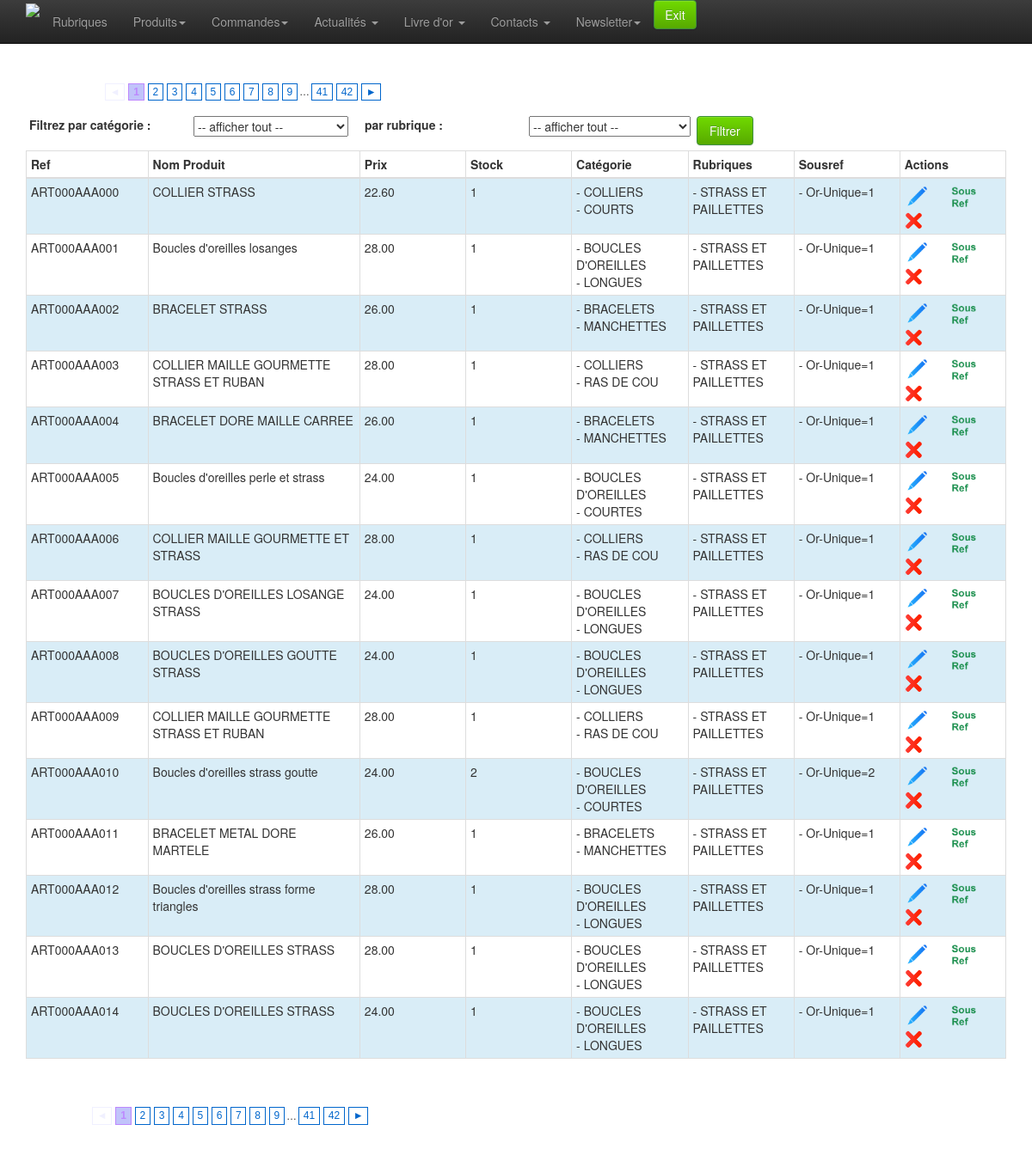
The app's page /admin/product-list.php (signed in) with its own data.
### tables this page shows
CREATE TABLE `product` (
  `id` int(10) unsigned NOT NULL AUTO_INCREMENT,
  `date_creation` timestamp NOT NULL DEFAULT CURRENT_TIMESTAMP,
  `date_suppr` timestamp NULL DEFAULT NULL,
  `reference` varchar(250) DEFAULT NULL,
  `prix` decimal(10,2) DEFAULT NULL,
  `libprix` varchar(120) DEFAULT NULL,
  `shipping` decimal(10,2) NOT NULL DEFAULT '0.00',
  `label` varchar(250) NOT NULL,
  `titreaccroche` varchar(250) DEFAULT NULL,
  `accroche` text,
  `description` text,
  `image1` varchar(250) DEFAULT NULL,
  `image2` varchar(250) DEFAULT NULL,
  `image3` varchar(250) DEFAULT NULL,
  `actif` tinyint(4) NOT NULL DEFAULT '1',
  PRIMARY KEY (`id`)
);

CREATE TABLE `catproduct` (
  `id` int(10) unsigned NOT NULL AUTO_INCREMENT,
  `label` varchar(250) NOT NULL,
  `description` text,
  `parent` int(11) NOT NULL DEFAULT '0',
  `image` varchar(250) DEFAULT NULL,
  `level` int(11) NOT NULL DEFAULT '0',
  `ordre` smallint(6) NOT NULL DEFAULT '100',
  PRIMARY KEY (`id`)
);

CREATE TABLE `rubrique` (
  `id` smallint(5) unsigned NOT NULL AUTO_INCREMENT,
  `label` varchar(50) NOT NULL,
  `sous_titre` varchar(100) NOT NULL,
  `image` varchar(100) NOT NULL,
  PRIMARY KEY (`id`)
);

CREATE TABLE `product_sousref` (
  `id` int(10) unsigned NOT NULL AUTO_INCREMENT,
  `sousref` varchar(250) DEFAULT NULL,
  `id_product` int(10) unsigned NOT NULL,
  `id_color` smallint(5) unsigned NOT NULL,
  `id_size` smallint(5) unsigned NOT NULL,
  `stock` smallint(6) NOT NULL DEFAULT '0',
  `actif` tinyint(4) NOT NULL DEFAULT '1',
  PRIMARY KEY (`id`)
);

CREATE TABLE `color` (
  `id` smallint(5) unsigned NOT NULL AUTO_INCREMENT,
  `label` varchar(50) NOT NULL,
  PRIMARY KEY (`id`)
);

CREATE TABLE `size` (
  `id` smallint(5) unsigned NOT NULL AUTO_INCREMENT,
  `label` varchar(50) NOT NULL,
  PRIMARY KEY (`id`)
);

### admin/classes/StorageManager.php (called while the page is built, shortened)
<?php
class StorageManager{
	protected function dbConnect() {
	    $host = DBHOST;
	    $user = DBUSER;
	    $pass = DBPASSWD;
	    $bdd  = DBNAME;
		try {
			$this->mysqli = new mysqli ($host, $user, $pass, $bdd) ;
		} catch (Exception $e) {
			throw new Exception("Erreur Connexion DB ". $e->getMessage());
		}
	}
}
?>

### admin/classes/Catproduct.php (called while the page is built, shortened)
<?php
require_once("StorageManager.php");
class Catproduct extends StorageManager {
	public function getCategorieByProduct($id){
		$requete = "SELECT catproduct.label as catlabel,catproduct.id as catid,catproduct.image as descat
					FROM product
					INNER JOIN product_categorie ON product.id=product_categorie.id_product
					INNER JOIN catproduct ON catproduct.id = product_categorie.id_categorie
					WHERE product.id=". $id ;
		$new_array = null;
		$result = mysqli_query($this->mysqli,$requete);
		while( $row = mysqli_fetch_assoc( $result)){
			$new_array[] = $row;
		}
		return $new_array;
	}
	public function getRubriqueByProduct($id){
		$requete = "SELECT rubrique.label as rublabel,rubrique.id as rubid
					FROM product
					INNER JOIN product_rubrique ON product.id=product_rubrique.id_product
					INNER JOIN rubrique ON rubrique.id = product_rubrique.id_rubrique
					WHERE product.id=". $id ;
		$new_array = null;
		$result = mysqli_query($this->mysqli,$requete);
		while( $row = mysqli_fetch_assoc( $result)){
			$new_array[] = $row;
		}
		return $new_array;
	}
	public function getCouleurByProduct($id){
		$new_array = null;
		return $new_array;
	}
	public function getRubriques( $id=0, $debug=false ){
		$sql = "SELECT * FROM rubrique";
		$sql .= " ORDER BY id ASC;";
		$new_array = null;
		$result = mysqli_query($this->mysqli,$sql);
		while( $row = mysqli_fetch_assoc( $result)){
			$new_array[] = $row;
		}
		return $new_array;
	}
	public function productNumberGet( $categorie, $rubrique, $actif, $debug=false ) {
		if (empty($categorie) && empty($rubrique)) {
			$sql = "SELECT count(*) as nb FROM `product`" ;
			if ( $actif != '' ) $sql .= " WHERE actif = " . $actif;
		}
		$new_array = null;
		$result = mysqli_query($this->mysqli,$sql);
		while( $row = mysqli_fetch_assoc( $result)){
			$new_array[] = $row;
		}
		return $new_array[0]['nb'];
	}
	public function productGet( $id, $offset, $count, $categorie, $rubrique, $actif, $debug=false ){
		try {
			if (!isset($id)){
				if (isset($offset) && isset($count)) {
					if (empty($categorie) && empty($rubrique)) {
						$sql = "SELECT product.id, product.reference, product.prix, product.shipping, product.libprix, product.label
									,product.image1, product.accroche
									FROM product WHERE actif = $actif
									ORDER BY product.reference ASC
									LIMIT ". $offset .",". $count .";" ;
					}
				} else {
					if ( $debug ) echo "--- 5<br>";
					$sql = "SELECT * FROM `product` WHERE actif = $actif ORDER BY `reference`;" ;
				}
			} else {
				if ( $debug ) echo "--- 6<br>";
				$sql = "SELECT product.*
					FROM product
					WHERE product.id=". $id ;
			}
			$new_array = null;
			$result = mysqli_query($this->mysqli,$sql);
			while( $row = mysqli_fetch_assoc( $result)){
				$resultdetailCat = $this->getCategorieByProduct($row['id']);
				$resultdetailRubrique = $this->getRubriqueByProduct($row['id']);
				$resultdetailCouleur = $this->getCouleurByProduct($row['id']);
				$resultSousRef = $this->productsousrefGet($row['id'], null);
				$row['categories'] = $resultdetailCat;
				$row['rubriques'] = $resultdetailRubrique;
				$row['couleurs'] = $resultdetailCouleur;
				$row['sousref'] = $resultSousRef;
				$new_array[] = $row;
			}
			return $new_array;
		} catch (Exception $e) {
			die('Erreur : ' . $e->getMessage());
			return "errrrrrrooooOOor";
		}
	}
	public function productsousrefGet( $id_product, $id_souref ){
		$sql = null;
		try {
			if (isset($id_souref)){
				$sql = "SELECT product_sousref.id,product_sousref.sousref,product_sousref.id_color,
							product_sousref.id_size,product_sousref.stock, color.label as color, size.label as size
						FROM product_sousref
						INNER JOIN color ON color.id = product_sousref.id_color
						INNER JOIN size ON size.id = product_sousref.id_size
						WHERE product_sousref.id=". $id_souref .";" ;
			} else {
				$sql = "SELECT product_sousref.id,product_sousref.sousref,product_sousref.id_color, product_sousref.id_size,product_sousref.stock, color.label as color, size.label as size
						FROM product_sousref
						INNER JOIN color ON color.id = product_sousref.id_color
						INNER JOIN size ON size.id = product_sousref.id_size
						WHERE product_sousref.id_product=". $id_product ."
						ORDER BY product_sousref.id_color;" ;
			}
			$new_array = null;
			$result = mysqli_query($this->mysqli,$sql);
			while( $row = mysqli_fetch_assoc( $result)){
				$new_array[] = $row;
			}
			return $new_array;
		} catch (Exception $e) {
			die('Erreur : ' . $e->getMessage());
			return "errrrrrrooooOOor";
		}
	}
	public function getStockByProduit( $id_product=0, $debug=false ) {
		$sql = "SELECT SUM(stock) AS stock FROM `product_sousref`
			WHERE `id_product`=" . $id_product . ";";
		$new_array = null;
		$result = mysqli_query($this->mysqli,$sql);
		while( $row = mysqli_fetch_assoc( $result)){
			$new_array[] = $row;
		}
		return $new_array;
	}
}

### admin/product-list.php (the view, shortened to what this page needs)
<?
	include_once 'classes/pagination.php';
	require 'classes/Catproduct.php';
	if (empty($_GET[ "actif" ])) {
	    $actif=1;
	} else {
	    $actif=0;
	}
	if (!empty($_POST[ "rubrique" ])){
		$rub = $_POST[ "rubrique" ];
	} else {
		if (!empty($_GET[ "rubrique" ])){
			$rub = $_GET[ "rubrique" ];
		} else {
			$rub = null;
		}
	}
	if (!empty($_POST[ "categorie" ])){
		$categ = $_POST[ "categorie" ];
	} else {
		if (!empty($_GET[ "categorie" ])){
			$categ = $_GET[ "categorie" ];
		} else {
			$categ = null;
		}
	}
	try {
		$catproduct = new Catproduct();
		$total = $catproduct->productNumberGet( $categ, $rub, $actif, false );
		$epp = 15;
		$nbPages = ceil($total/$epp);
		$current = 1;
		$start = ($current * $epp - $epp);
		$result = $catproduct->productGet( null, $start, $epp, $categ, $rub, $actif, false );
		$catproduct->catproduitViewIterative(null);
		$rubresult = $catproduct->getRubriques();
	} catch (Exception $e) {
		echo 'Erreur contactez votre administrateur <br> :',  $e->getMessage(), "\n";
		$catproduct = null;
		exit();
	}
?>
<!doctype html>
<html class="no-js" lang="en">
<head>
	<?php include_once 'inc-meta.php';?>
</head>
<body>
	<?php require_once 'inc-menu.php';?>
	<div class="container">
		<div class="row">
			<div class="col-xs-12 col-sm-12 col-md-12">
				<?php echo paginate('product-list.php?rubrique='.$rub.'&categorie='.$categ , '&p=', $nbPages, $current); ?>
				<br><br>
			</div>
		</div>
		<div class="row">
				<form name="formulaire" class="form-horizontal" method="GET"  action="product-list.php" >
				<div class="col-md-2">
					<label  >&nbsp;Filtrez par catégorie :</label>
				</div>
				<div class="col-md-2">
					<select name="categorie" id="categorie">
					<option value="" selected>-- afficher tout --</option>
					</select>
				</div>
				<div class="col-md-2">
					<label  >&nbsp;par rubrique :</label>
				</div>
				<div class="col-md-2">
					<select name="rubrique" id="rubrique">
					<option value="" selected>-- afficher tout --</option>
					</select>
				</div>
				<div class="col-md-3">
					<button class="btn btn-success col-sm-3" type="submit" >Filtrer</button>
				</div>
				<br><br>
		</div>
		<div class="row">
			<div class="col-xs-12 col-sm-12 col-md-12">
				<table class="table table-hover table-bordered table-condensed table-striped" >
					<thead>
						<tr>
							<th class="col-md-1" style="">
								Ref
							</th>
							<th class="col-md-2" style="">
								Nom Produit
							</th>
							<th class="col-md-1" style="">
								Prix
							</th>
							<th class="col-md-1" style="">
								Stock
							</th>
							<th class="col-md-1" style="">
								Catégorie
							</th>
							<th class="col-md-1" style="">
								Rubriques
							</th>
							<th class="col-md-1" style="">
								Sousref
							</th>
							<th class="col-md-1" colspan=3 style="">
								Actions
							</th>
						</tr>
					</thead>
					<tbody>
						<?php
						if ( !empty( $result) )  {
							$i=0;
							$produit = new Catproduct();
							foreach ( $result as $value ) {
								$i++;
								$data_stock = $produit->getStockByProduit( $value[ "id" ], false );
								$categs = '';
								if (!empty($value[ "categories" ])) {
									foreach ($value[ "categories" ] as $value2) {
										$categs .= '- '. $value2[ "catlabel" ] .' <br> ';
									}
								}
								$rubs = '';
								if (!empty($value[ "rubriques" ])) {
									foreach ($value[ "rubriques" ] as $value2) {
										$rubs .= '- '. $value2[ "rublabel" ] .' <br> ';
									}
								}
								$sousref = '';
								if (!empty($value[ "sousref" ])) {
									foreach ($value[ "sousref" ] as $value3) {
										$sousref .= '- '. $value3[ "color" ] .'-'. $value3[ "size" ] .'='. $value3[ "stock" ] .' <br> ';
									}
								}
							?>
							<tr class="<?php if ($i%2!=0) echo 'info'?>">
								<td><?php echo $value[ "reference" ]?></td>
								<td><?php echo $value[ "label" ] ?></td>
								<td><?php echo $value[ "prix" ]?></td>
								<td><?php echo $data_stock[ 0 ][ "stock" ]?></td>
								<td><?php echo $categs?></td>
								<td><?php echo $rubs?></td>
								<td><?php echo $sousref?></td>
								<td>
									<a href="product-edit.php?id=<?php echo $value[ "id" ] ?>&rubrique=<?php echo $rub ?>&categorie=<?php echo $categ ?>"><img src="img/modif.png" width="30" alt="Modifier" ></a>
									<a href="product-sousref-edit.php?id=<?php echo $value[ "id" ] ?>&rubrique=<?php echo $rub ?>&categorie=<?php echo $categ ?>"><img src="img/sr.png" width="30" alt="Modifier" ></a>
									<?php if ($actif==0):?>
									<div style="display: none;" class="supp<?php echo $value[ "id" ]?> alert alert-warning alert-dismissible fade in" role="alert">
								      <button type="button" class="close"  aria-label="Close" onclick="$('.supp<?php echo $value[ "id" ]?>').css('display', 'none');"><span aria-hidden="true">×</span></button>
								      <strong>Voulez vous réactiver ce produit ?</strong>
								      <button type="button" class="btn btn-success" onclick="location.href='product-fp.php?reference=product&action=reactive&id=<?php echo $value[ "id" ] ?>'">Oui !</button>
								 	</div>
									<img src="img/check.png" width="20" alt="Supprimer" onclick="$('.supp<?php echo $value[ "id" ]?>').css('display', 'block');">
									<?php else:?>
									<img src="img/del.png" width="20" alt="Supprimer" onclick="$('.supp<?php echo $value[ "id" ]?>').css('display', 'block');">
									<?php endif;?>
								</td>
							</tr>
							<?php } ?>
						<?php } ?>
					</tbody>
				</table>
			</div>
			<?php echo paginate('product-list.php?rubrique='.$rub.'&categorie='.$categ , '&p=', $nbPages, $current); ?>
		</div>
	</div>
</body>
</html>

### admin/css/style.css (style rules this page uses)
body { padding-top: 60px; padding-bottom: 40px; }
.btn-success { background-color: #57a900; background-image: -moz-linear-gradient(top, #70d900, #57a900); background-image: -ms-linear-gradient(top, #70d900, #57a900); background-image: -webkit-gradient(linear, 0 0, 0 100%, from(#70d900), to(#57a900)); background-image: -webkit-linear-gradient(top, #70d900, #57a900); background-image: -o-linear-gradient(top, #70d900, #57a900); background-image: linear-gradient(top, #70d900, #57a900); filter: progid:DXImageTransform.Microsoft.gradient(startColorstr='#70d900', endColorstr='#57a900', GradientType=0); }

### records on screen
product: reference "ART000AAA000", label "COLLIER STRASS", prix "22.60", data_stock "1"
catproduct: label "COLLIERS"
catproduct: label "COURTS"
rubrique: label "STRASS ET PAILLETTES"
product_sousref: id_color.label "Or", id_size.label "Unique", stock "1"
product: reference "ART000AAA001", label "Boucles d'oreilles losanges", prix "28.00", data_stock "1"
catproduct: label "BOUCLES D'OREILLES"
catproduct: label "LONGUES"
product_sousref: id_color.label "Or", id_size.label "Unique", stock "1"
product: reference "ART000AAA002", label "BRACELET STRASS", prix "26.00", data_stock "1"
catproduct: label "BRACELETS"
catproduct: label "MANCHETTES"
product_sousref: id_color.label "Or", id_size.label "Unique", stock "1"
product: reference "ART000AAA003", label "COLLIER MAILLE GOURMETTE STRASS ET RUBAN", prix "28.00", data_stock "1"
catproduct: label "RAS DE COU"
product_sousref: id_color.label "Or", id_size.label "Unique", stock "1"
product: reference "ART000AAA004", label "BRACELET DORE MAILLE CARREE", prix "26.00", data_stock "1"
product_sousref: id_color.label "Or", id_size.label "Unique", stock "1"
product: reference "ART000AAA005", label "Boucles d'oreilles perle et strass", prix "24.00", data_stock "1"
catproduct: label "COURTES"
product_sousref: id_color.label "Or", id_size.label "Unique", stock "1"
product: reference "ART000AAA006", label "COLLIER MAILLE GOURMETTE ET STRASS", prix "28.00", data_stock "1"
product_sousref: id_color.label "Or", id_size.label "Unique", stock "1"
product: reference "ART000AAA007", label "BOUCLES D'OREILLES LOSANGE STRASS", prix "24.00", data_stock "1"
product_sousref: id_color.label "Or", id_size.label "Unique", stock "1"
product: reference "ART000AAA008", label "BOUCLES D'OREILLES GOUTTE STRASS", prix "24.00", data_stock "1"
product_sousref: id_color.label "Or", id_size.label "Unique", stock "1"
product: reference "ART000AAA009", label "COLLIER MAILLE GOURMETTE STRASS ET RUBAN", prix "28.00", data_stock "1"
product_sousref: id_color.label "Or", id_size.label "Unique", stock "1"
product: reference "ART000AAA010", label "Boucles d'oreilles strass goutte", prix "24.00", data_stock "2"
product_sousref: id_color.label "Or", id_size.label "Unique", stock "2"
product: reference "ART000AAA011", label "BRACELET METAL DORE MARTELE", prix "26.00", data_stock "1"
product_sousref: id_color.label "Or", id_size.label "Unique", stock "1"
product: reference "ART000AAA012", label "Boucles d'oreilles strass forme triangles", prix "28.00", data_stock "1"
product_sousref: id_color.label "Or", id_size.label "Unique", stock "1"
product: reference "ART000AAA013", label "BOUCLES D'OREILLES STRASS", prix "28.00", data_stock "1"
product_sousref: id_color.label "Or", id_size.label "Unique", stock "1"
product: reference "ART000AAA014", label "BOUCLES D'OREILLES STRASS", prix "24.00", data_stock "1"
product_sousref: id_color.label "Or", id_size.label "Unique", stock "1"

### other values on screen
$penultimate "41 41"
$total "42 42"
